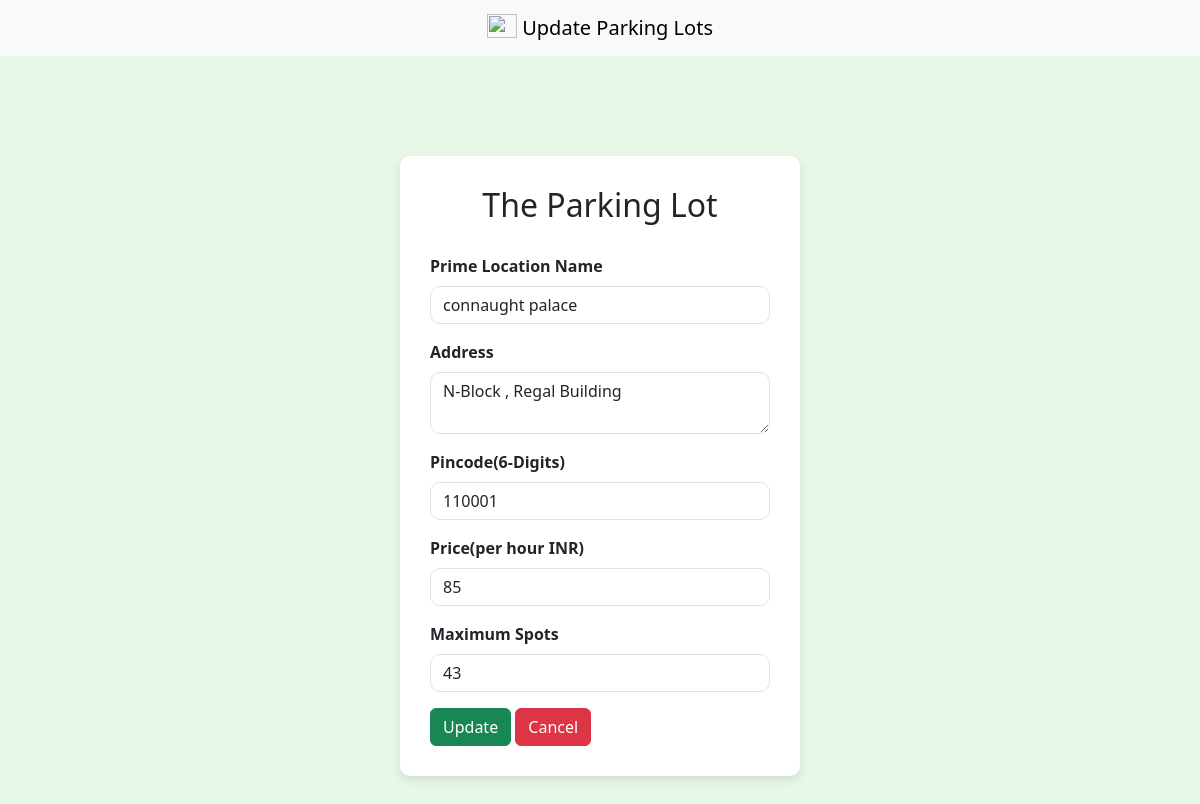
/admin/dashboard/editlot/1, run on an earlier commit of the app's database.
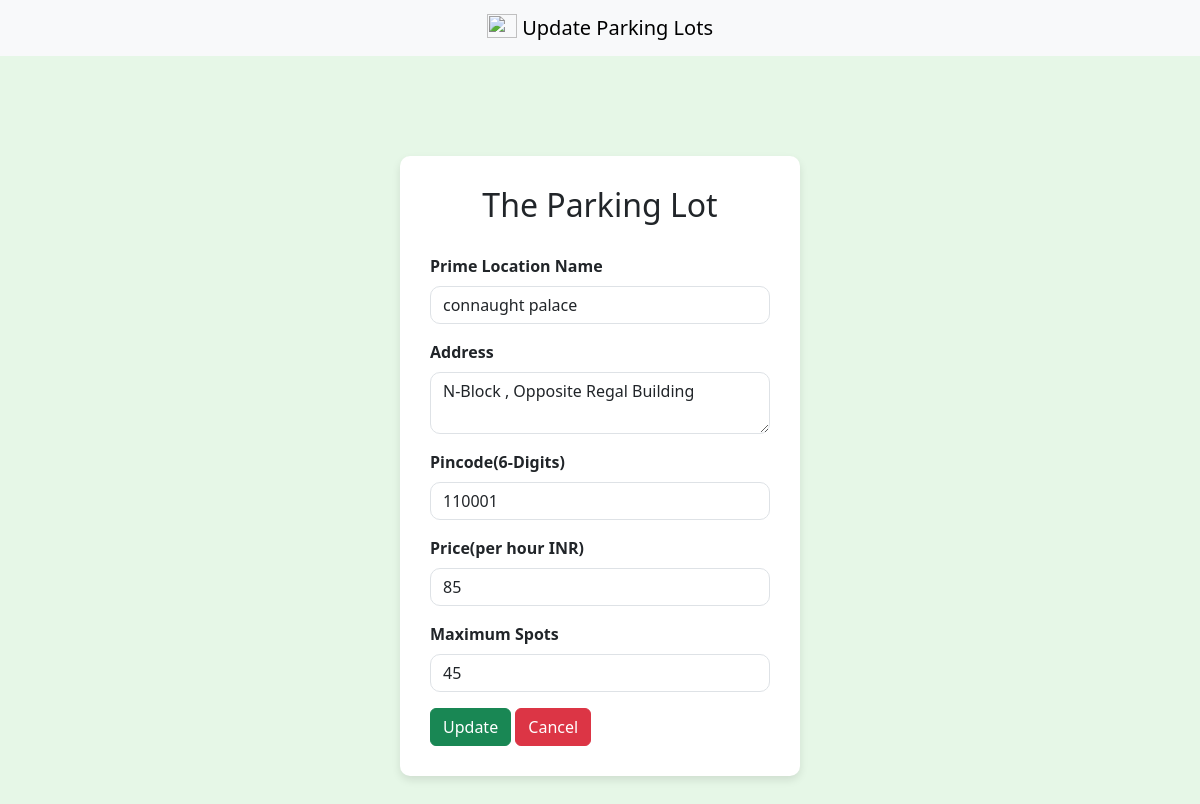
And on a later commit of the database.
### models/models.py (models this page shows)
class ParkingLot(db.Model):
    id=db.Column(db.Integer(),primary_key=True)
    location_name = db.Column(db.String(250),nullable=False)
    pincode=db.Column(db.Integer(),nullable=False)
    price=db.Column(db.Integer(),nullable=False)
    max_spots=db.Column(db.Integer(),nullable=False)
    address=db.Column(db.String(250),nullable=False)
    occupied=db.Column(db.Integer(),default=0)

### controllers/controllers.py (the view, shortened to what this page needs)
@controllers.route("/admin/dashboard/editlot/<int:lot_id>", methods=['GET','POST'])
def editParkingLot(lot_id):
    parkinglot=ParkingLot.query.get_or_404(lot_id)
    return render_template("editParkingLot.html",parkinglot=parkinglot)

### templates/editParkingLot.html (shortened to what this page needs)
<!DOCTYPE html>
<html lang="en">
<head>
    <link href="https://cdn.jsdelivr.net/npm/bootstrap@5.3.0-alpha1/dist/css/bootstrap.min.css" rel="stylesheet">
</head>
<body>
    <nav class="navbar bg-body-tertiary">
  <div class="container-fluid text-center">
    <a class="navbar-brand mx-auto " href="#">
      <img src="https://images.pexels.com/photos/164634/pexels-photo-164634.jpeg?_gl=1*1rfblvq*_ga*MTY5NDc0NzA3NC4xNzUzMjk4NzE5*_ga_8JE65Q40S6*czE3NTMyOTg3MTgkbzEkZzEkdDE3NTMyOTg3MjMkajU1JGwwJGgw" width="30" height="24" class="d-inline-block align-text-top" style="align-content: center;">
      Update Parking Lots
    </a>
  </div>
        </nav>
    <div class="login-container">
        <h2>The Parking Lot</h2>
        <form action="/admin/dashboard/editlot/{{ parkinglot.id }}" method="POST">
            <div class="mb-3">
                <label for="text" class="form-label"><b>Prime Location Name</b></label>
                <input type="text" class="form-control" id="location_name" placeholder="Enter Location Name" name ="location_name" required value="{{ parkinglot.location_name }}">
            </div>
            <div class="mb-3">
                <label for="address" class="form-label"><b>Address</b></label>
                <textarea type="address" class="form-control" id="address" placeholder="Enter your address" name="address" required >{{ parkinglot.address }}</textarea>
            </div>
             <div class="mb-3">
                <label for="number" class="form-label"><b>Pincode(6-Digits)</b></label>
                <input type="number" class="form-control" id="pincode" placeholder="pincode" name ="pincode" required  value="{{ parkinglot.pincode }}">
            </div>
             <div class="mb-3">
                <label for="number" class="form-label"><b>Price(per hour INR)</b></label>
                <input type="number" class="form-control" id="price" placeholder="price" name ="price" required value="{{ parkinglot.price }}">
            </div>
             <div class="mb-3">
                <label for="number" class="form-label"><b>Maximum Spots</b></label>
                <input type="number" class="form-control" id="max_spots" placeholder="max_spots" name ="max_spots" required value="{{ parkinglot.max_spots }}">
            </div>
            <button type="submit" class="btn btn-success" href="">Update</button>
            <a href="/admin/dashboard" class="btn btn-danger">Cancel</a>
        </form>
    </div>
</body>
</html>

What changed in the data, as far as the page shows it:
changed ParkingLot "connaught palace": address "N-Block , Regal Building" → "N-Block , Opposite Regal Building"; max_spots "43" → "45"
